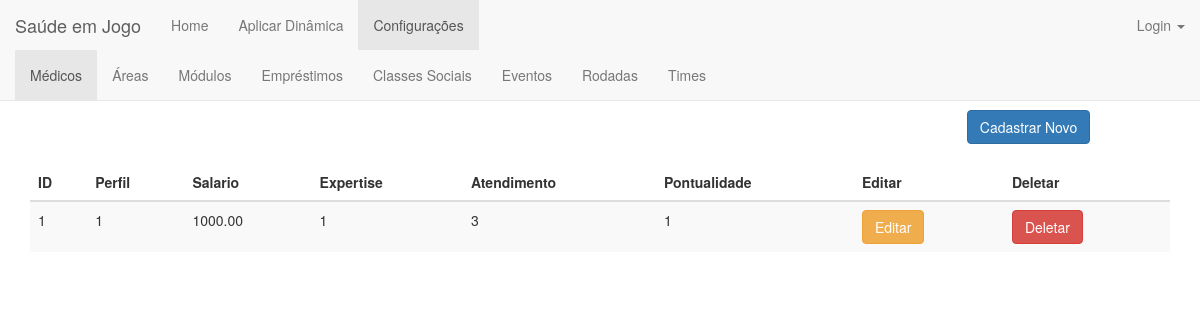
/medico/, run on the app's committed database.
### jogo/models.py (models this page shows)
class Medico(models.Model):
    classificacao = ((1,'1'),(2,'2'),(3,'3'))
    perfil = models.IntegerField(validators=[MinValueValidator(1)], unique=True)
    salario = models.FloatField(validators=[MinValueValidator(0.0)])
    expertise = models.IntegerField(default=1, choices=classificacao)
    atendimento = models.IntegerField(default=1, choices=classificacao)
    pontualidade = models.IntegerField(default=1, choices=classificacao)

### jogo/views.py (the view)
# urls.py: url(r'^medico/$', views.medico_index, name='medico_index'),
def medico_index(request):
    medicos = Medico.objects.order_by('perfil')
    return render(request, 'medico/medico_index.html', {'medicos':medicos})

### jogo/templates/medico/medico_index.html (shortened to what this page needs)
{% extends 'jogo/base_configuracoes.html' %}
{% load staticfiles %}
{% block medico %}class="active"{% endblock %}
{% block body %}
    <div class="container">
        <center><h1>Médicos</h1></center>
        <div align="right" style="margin-right: 7%">
            <a href="{% url 'jogo:medico_new' %}"><button type="submit" class="btn btn-primary">Cadastrar Novo</button></a>
        </div>
        <br>
        <table class="table table-striped">
        <thead>
            <tr>
                <th>ID</th>
                <th>Perfil</th>
                <th>Salario</th>
                <th>Expertise</th>
                <th>Atendimento</th>
                <th>Pontualidade</th>
                <th>Editar</th>
                <th>Deletar</th>
            </tr>
        </thead>
        <tbody>
            {% for medico in medicos %}
                <tr>
                    <td>{{medico.id}}</td>
                    <td>{{medico.perfil}}</td>
                    <td>{{medico.salario | floatformat:2}}</td>
                    <td>{{medico.expertise}}</td>
                    <td>{{medico.atendimento}}</td>
                    <td>{{medico.pontualidade}}</td>
                    <td><a href="{% url 'jogo:medico_edit' medico.id %}"><button type="button" class="btn btn-warning">Editar</button></a></td>
                    <td><a href="{% url 'jogo:medico_delete' medico.id %}"><button type="button" class="btn btn-danger">Deletar</button></a></td>
                </tr>
            {% endfor %}
        </tbody>
        </table>
    </div>
{% endblock body %}

### data on the page
Medico: id "1", perfil "1", salario "1000.00", expertise "1", atendimento "3", pontualidade "1"
